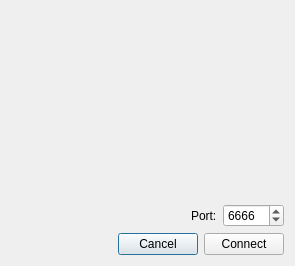
<?xml version="1.0" encoding="UTF-8"?>
<ui version="4.0">
 <class>ConnectServerDialog</class>
 <widget class="QDialog" name="ConnectServerDialog">
  <property name="windowModality">
   <enum>Qt::ApplicationModal</enum>
  </property>
  <property name="geometry">
   <rect>
    <x>0</x>
    <y>0</y>
    <width>295</width>
    <height>266</height>
   </rect>
  </property>
  <property name="windowTitle">
   <string>Connect to server</string>
  </property>
  <layout class="QVBoxLayout" name="verticalLayout">
   <item>
    <spacer name="verticalSpacer">
     <property name="orientation">
      <enum>Qt::Vertical</enum>
     </property>
     <property name="sizeHint" stdset="0">
      <size>
       <width>20</width>
       <height>313</height>
      </size>
     </property>
    </spacer>
   </item>
   <item>
    <layout class="QHBoxLayout" name="horizontalLayout_2">
     <item>
      <spacer name="horizontalSpacer_2">
       <property name="orientation">
        <enum>Qt::Horizontal</enum>
       </property>
       <property name="sizeHint" stdset="0">
        <size>
         <width>40</width>
         <height>20</height>
        </size>
       </property>
      </spacer>
     </item>
     <item>
      <widget class="QLabel" name="label">
       <property name="text">
        <string>Port:</string>
       </property>
       <property name="buddy">
        <cstring>spinBox</cstring>
       </property>
      </widget>
     </item>
     <item>
      <widget class="QSpinBox" name="spinBox">
       <property name="minimum">
        <number>1024</number>
       </property>
       <property name="maximum">
        <number>32767</number>
       </property>
       <property name="value">
        <number>6666</number>
       </property>
      </widget>
     </item>
    </layout>
   </item>
   <item>
    <layout class="QHBoxLayout" name="horizontalLayout">
     <item>
      <spacer name="horizontalSpacer">
       <property name="orientation">
        <enum>Qt::Horizontal</enum>
       </property>
       <property name="sizeHint" stdset="0">
        <size>
         <width>40</width>
         <height>20</height>
        </size>
       </property>
      </spacer>
     </item>
     <item>
      <widget class="QPushButton" name="pushButton_cancel">
       <property name="text">
        <string>Cancel</string>
       </property>
      </widget>
     </item>
     <item>
      <widget class="QPushButton" name="pushButton_connect">
       <property name="text">
        <string>Connect</string>
       </property>
      </widget>
     </item>
    </layout>
   </item>
  </layout>
 </widget>
 <resources/>
 <connections/>
</ui>
